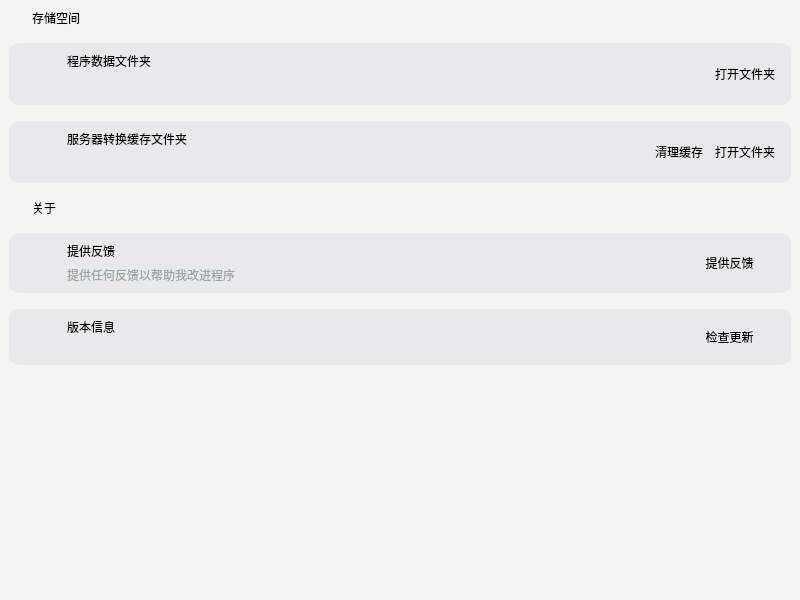
<?xml version="1.0" encoding="UTF-8"?>
<ui version="4.0">
 <class>settingWindow</class>
 <widget class="QWidget" name="settingWindow">
  <property name="geometry">
   <rect>
    <x>0</x>
    <y>0</y>
    <width>800</width>
    <height>600</height>
   </rect>
  </property>
  <property name="windowTitle">
   <string>setting</string>
  </property>
  <layout class="QVBoxLayout" name="verticalLayout_2">
   <property name="spacing">
    <number>0</number>
   </property>
   <property name="leftMargin">
    <number>0</number>
   </property>
   <property name="topMargin">
    <number>0</number>
   </property>
   <property name="rightMargin">
    <number>0</number>
   </property>
   <property name="bottomMargin">
    <number>0</number>
   </property>
   <item>
    <widget class="SmoothScrollArea" name="SmoothScrollArea">
     <property name="styleSheet">
      <string notr="true">border:none;</string>
     </property>
     <property name="verticalScrollBarPolicy">
      <enum>Qt::ScrollBarAsNeeded</enum>
     </property>
     <property name="horizontalScrollBarPolicy">
      <enum>Qt::ScrollBarAsNeeded</enum>
     </property>
     <property name="widgetResizable">
      <bool>true</bool>
     </property>
     <widget class="QWidget" name="scrollAreaWidgetContents">
      <property name="geometry">
       <rect>
        <x>0</x>
        <y>0</y>
        <width>800</width>
        <height>600</height>
       </rect>
      </property>
      <property name="styleSheet">
       <string notr="true">QFrame#mainBody{
	background-color: #f3f3f2
}

</string>
      </property>
      <widget class="QFrame" name="mainBody">
       <property name="geometry">
        <rect>
         <x>0</x>
         <y>0</y>
         <width>800</width>
         <height>600</height>
        </rect>
       </property>
       <property name="styleSheet">
        <string notr="true">QLabel#storageLabel{
	font: 500 12pt &quot;微软雅黑&quot;;
	margin-left: 20px;
}
QLabel#aboutLabel{
	font: 500 12pt &quot;微软雅黑&quot;;
	margin-left: 20px;
}

QFrame#cacheFolderBox{
	border-radius:10px;
	background-color:rgba(107, 121, 142, 20);
}
QFrame#programFolderBox{
	border-radius:10px;
	background-color:rgba(107, 121, 142, 20);
}
QFrame#pushIssuesBox{
	border-radius:10px;
	background-color:rgba(107, 121, 142, 20);
}
QFrame#aboutBox{
	border-radius:10px;
	background-color:rgba(107, 121, 142, 20);
}</string>
       </property>
       <property name="frameShape">
        <enum>QFrame::StyledPanel</enum>
       </property>
       <property name="frameShadow">
        <enum>QFrame::Raised</enum>
       </property>
       <layout class="QVBoxLayout" name="verticalLayout">
        <property name="spacing">
         <number>16</number>
        </property>
        <item>
         <widget class="QLabel" name="storageLabel">
          <property name="minimumSize">
           <size>
            <width>0</width>
            <height>0</height>
           </size>
          </property>
          <property name="maximumSize">
           <size>
            <width>16777215</width>
            <height>16777215</height>
           </size>
          </property>
          <property name="text">
           <string>存储空间</string>
          </property>
         </widget>
        </item>
        <item>
         <widget class="QFrame" name="programFolderBox">
          <property name="minimumSize">
           <size>
            <width>0</width>
            <height>0</height>
           </size>
          </property>
          <property name="maximumSize">
           <size>
            <width>16777215</width>
            <height>16777215</height>
           </size>
          </property>
          <property name="styleSheet">
           <string notr="true">PushButton#openFolderButton{
	font: 10pt &quot;微软雅黑&quot;;
}</string>
          </property>
          <property name="frameShape">
           <enum>QFrame::StyledPanel</enum>
          </property>
          <property name="frameShadow">
           <enum>QFrame::Raised</enum>
          </property>
          <layout class="QHBoxLayout" name="horizontalLayout_2" stretch="0,4,0">
           <property name="spacing">
            <number>0</number>
           </property>
           <property name="leftMargin">
            <number>16</number>
           </property>
           <property name="rightMargin">
            <number>16</number>
           </property>
           <item>
            <widget class="QFrame" name="programFolderInfoBox">
             <property name="minimumSize">
              <size>
               <width>600</width>
               <height>0</height>
              </size>
             </property>
             <property name="maximumSize">
              <size>
               <width>600</width>
               <height>80</height>
              </size>
             </property>
             <property name="styleSheet">
              <string notr="true">QFrame#programFolderInfoBox{
	background-color: transparent;
	background-image: url(:/setting/images/icons/icons8-user-folder-30.png);
	background-repeat: no-repeat;
	background-position: left center;
}
QLabel{
	margin-left:30px;
}
QLabel#programFolderTitle{
	background-color: transparent;
	font: 500 11pt &quot;微软雅黑&quot;;
}
QLabel#programFolderInfo{
	background-color: transparent;
	font: 8pt &quot;微软雅黑&quot;;
	color: #9aa7b1;
}</string>
             </property>
             <property name="frameShape">
              <enum>QFrame::StyledPanel</enum>
             </property>
             <property name="frameShadow">
              <enum>QFrame::Raised</enum>
             </property>
             <layout class="QVBoxLayout" name="verticalLayout_3">
              <property name="spacing">
               <number>12</number>
              </property>
              <property name="topMargin">
               <number>0</number>
              </property>
              <property name="bottomMargin">
               <number>0</number>
              </property>
              <item>
               <widget class="QLabel" name="programFolderTitle">
                <property name="styleSheet">
                 <string notr="true"/>
                </property>
                <property name="text">
                 <string>程序数据文件夹</string>
                </property>
               </widget>
              </item>
              <item>
               <widget class="QLabel" name="programFolderInfo">
                <property name="styleSheet">
                 <string notr="true"/>
                </property>
                <property name="text">
                 <string/>
                </property>
               </widget>
              </item>
             </layout>
            </widget>
           </item>
           <item>
            <spacer name="horizontalSpacer_2">
             <property name="orientation">
              <enum>Qt::Horizontal</enum>
             </property>
             <property name="sizeHint" stdset="0">
              <size>
               <width>40</width>
               <height>20</height>
              </size>
             </property>
            </spacer>
           </item>
           <item>
            <widget class="PushButton" name="openFolderButton">
             <property name="text">
              <string>打开文件夹</string>
             </property>
            </widget>
           </item>
          </layout>
         </widget>
        </item>
        <item>
         <widget class="QFrame" name="cacheFolderBox">
          <property name="minimumSize">
           <size>
            <width>0</width>
            <height>0</height>
           </size>
          </property>
          <property name="maximumSize">
           <size>
            <width>16777215</width>
            <height>16777215</height>
           </size>
          </property>
          <property name="styleSheet">
           <string notr="true"/>
          </property>
          <property name="frameShape">
           <enum>QFrame::StyledPanel</enum>
          </property>
          <property name="frameShadow">
           <enum>QFrame::Raised</enum>
          </property>
          <layout class="QHBoxLayout" name="horizontalLayout">
           <property name="spacing">
            <number>0</number>
           </property>
           <property name="leftMargin">
            <number>16</number>
           </property>
           <property name="rightMargin">
            <number>16</number>
           </property>
           <item>
            <widget class="QFrame" name="cacheFolderInfoBox">
             <property name="minimumSize">
              <size>
               <width>600</width>
               <height>0</height>
              </size>
             </property>
             <property name="maximumSize">
              <size>
               <width>600</width>
               <height>60</height>
              </size>
             </property>
             <property name="styleSheet">
              <string notr="true">QFrame#cacheFolderInfoBox{
	background-color: transparent;
	background-image: url(:/setting/images/icons/icons8-folder-30.png);
	background-repeat: no-repeat;
	background-position: left center;
}
QLabel{
	margin-left:30px;
}
QLabel#cacheFolderTitle{
	background-color: transparent;
	font: 500 11pt &quot;微软雅黑&quot;;
}
QLabel#cacheFolderInfo{
	background-color: transparent;
	font: 8pt &quot;微软雅黑&quot;;
	color: #9aa7b1;
}</string>
             </property>
             <property name="frameShape">
              <enum>QFrame::StyledPanel</enum>
             </property>
             <property name="frameShadow">
              <enum>QFrame::Raised</enum>
             </property>
             <layout class="QVBoxLayout" name="verticalLayout_4">
              <property name="spacing">
               <number>12</number>
              </property>
              <property name="topMargin">
               <number>0</number>
              </property>
              <property name="bottomMargin">
               <number>0</number>
              </property>
              <item>
               <widget class="QLabel" name="cacheFolderTitle">
                <property name="styleSheet">
                 <string notr="true"/>
                </property>
                <property name="text">
                 <string>服务器转换缓存文件夹</string>
                </property>
               </widget>
              </item>
              <item>
               <widget class="QLabel" name="cacheFolderInfo">
                <property name="styleSheet">
                 <string notr="true"/>
                </property>
                <property name="text">
                 <string/>
                </property>
               </widget>
              </item>
             </layout>
            </widget>
           </item>
           <item>
            <spacer name="horizontalSpacer_3">
             <property name="orientation">
              <enum>Qt::Horizontal</enum>
             </property>
             <property name="sizeHint" stdset="0">
              <size>
               <width>40</width>
               <height>20</height>
              </size>
             </property>
            </spacer>
           </item>
           <item>
            <widget class="QFrame" name="cacheFolderButtonBox">
             <property name="styleSheet">
              <string notr="true">QFrame#cacheFolderButtonBox{
	background-color: transparent;
}
PushButton#cleancacheFolderButton{
	font: 10pt &quot;微软雅黑&quot;;
}
PushButton#opencacheFolderButton{
	font: 10pt &quot;微软雅黑&quot;;
}</string>
             </property>
             <property name="frameShape">
              <enum>QFrame::StyledPanel</enum>
             </property>
             <property name="frameShadow">
              <enum>QFrame::Raised</enum>
             </property>
             <layout class="QHBoxLayout" name="horizontalLayout_5" stretch="0,0">
              <property name="spacing">
               <number>12</number>
              </property>
              <property name="leftMargin">
               <number>0</number>
              </property>
              <property name="topMargin">
               <number>0</number>
              </property>
              <property name="rightMargin">
               <number>0</number>
              </property>
              <property name="bottomMargin">
               <number>0</number>
              </property>
              <item>
               <widget class="PushButton" name="cleancacheFolderButton">
                <property name="text">
                 <string>清理缓存</string>
                </property>
               </widget>
              </item>
              <item>
               <widget class="PushButton" name="opencacheFolderButton">
                <property name="text">
                 <string>打开文件夹</string>
                </property>
               </widget>
              </item>
             </layout>
            </widget>
           </item>
          </layout>
         </widget>
        </item>
        <item>
         <widget class="QLabel" name="aboutLabel">
          <property name="minimumSize">
           <size>
            <width>0</width>
            <height>0</height>
           </size>
          </property>
          <property name="maximumSize">
           <size>
            <width>16777215</width>
            <height>16777215</height>
           </size>
          </property>
          <property name="text">
           <string>关于</string>
          </property>
         </widget>
        </item>
        <item>
         <widget class="QFrame" name="pushIssuesBox">
          <property name="sizePolicy">
           <sizepolicy hsizetype="Preferred" vsizetype="Preferred">
            <horstretch>0</horstretch>
            <verstretch>0</verstretch>
           </sizepolicy>
          </property>
          <property name="minimumSize">
           <size>
            <width>0</width>
            <height>0</height>
           </size>
          </property>
          <property name="maximumSize">
           <size>
            <width>16777215</width>
            <height>16777215</height>
           </size>
          </property>
          <property name="styleSheet">
           <string notr="true"/>
          </property>
          <property name="frameShape">
           <enum>QFrame::StyledPanel</enum>
          </property>
          <property name="frameShadow">
           <enum>QFrame::Raised</enum>
          </property>
          <layout class="QHBoxLayout" name="horizontalLayout_3">
           <property name="spacing">
            <number>0</number>
           </property>
           <property name="leftMargin">
            <number>16</number>
           </property>
           <property name="rightMargin">
            <number>16</number>
           </property>
           <item>
            <widget class="QFrame" name="pushIssuesInfoBox">
             <property name="minimumSize">
              <size>
               <width>400</width>
               <height>0</height>
              </size>
             </property>
             <property name="maximumSize">
              <size>
               <width>400</width>
               <height>80</height>
              </size>
             </property>
             <property name="styleSheet">
              <string notr="true">QFrame#pushIssuesInfoBox{
	background-color: transparent;
	background-image: url(:/setting/images/icons/icons8-help-30.png);
	background-repeat: no-repeat;
	background-position: left center;
}
QLabel{
	margin-left:30px;
}
QLabel#pushIssuesTitle{
	background-color: transparent;
	font: 500 11pt &quot;微软雅黑&quot;;
}
QLabel#pushIssuesInfo{
	background-color: transparent;
	font: 8pt &quot;微软雅黑&quot;;
	color: #9aa7b1;
}</string>
             </property>
             <property name="frameShape">
              <enum>QFrame::StyledPanel</enum>
             </property>
             <property name="frameShadow">
              <enum>QFrame::Raised</enum>
             </property>
             <layout class="QVBoxLayout" name="verticalLayout_6">
              <property name="spacing">
               <number>6</number>
              </property>
              <property name="topMargin">
               <number>0</number>
              </property>
              <property name="bottomMargin">
               <number>0</number>
              </property>
              <item>
               <widget class="QLabel" name="pushIssuesTitle">
                <property name="styleSheet">
                 <string notr="true"/>
                </property>
                <property name="text">
                 <string>提供反馈</string>
                </property>
               </widget>
              </item>
              <item>
               <widget class="QLabel" name="pushIssuesInfo">
                <property name="text">
                 <string>提供任何反馈以帮助我改进程序</string>
                </property>
               </widget>
              </item>
             </layout>
            </widget>
           </item>
           <item>
            <spacer name="horizontalSpacer_4">
             <property name="orientation">
              <enum>Qt::Horizontal</enum>
             </property>
             <property name="sizeHint" stdset="0">
              <size>
               <width>40</width>
               <height>20</height>
              </size>
             </property>
            </spacer>
           </item>
           <item>
            <widget class="PushButton" name="pushIssuesButton">
             <property name="minimumSize">
              <size>
               <width>91</width>
               <height>0</height>
              </size>
             </property>
             <property name="text">
              <string>提供反馈</string>
             </property>
            </widget>
           </item>
          </layout>
         </widget>
        </item>
        <item>
         <widget class="QFrame" name="aboutBox">
          <property name="sizePolicy">
           <sizepolicy hsizetype="Preferred" vsizetype="Preferred">
            <horstretch>0</horstretch>
            <verstretch>0</verstretch>
           </sizepolicy>
          </property>
          <property name="minimumSize">
           <size>
            <width>0</width>
            <height>0</height>
           </size>
          </property>
          <property name="maximumSize">
           <size>
            <width>16777215</width>
            <height>16777215</height>
           </size>
          </property>
          <property name="styleSheet">
           <string notr="true"/>
          </property>
          <property name="frameShape">
           <enum>QFrame::StyledPanel</enum>
          </property>
          <property name="frameShadow">
           <enum>QFrame::Raised</enum>
          </property>
          <layout class="QHBoxLayout" name="horizontalLayout_4">
           <property name="spacing">
            <number>0</number>
           </property>
           <property name="leftMargin">
            <number>16</number>
           </property>
           <property name="rightMargin">
            <number>16</number>
           </property>
           <item>
            <widget class="QFrame" name="aboutInfoBox">
             <property name="minimumSize">
              <size>
               <width>400</width>
               <height>0</height>
              </size>
             </property>
             <property name="maximumSize">
              <size>
               <width>400</width>
               <height>80</height>
              </size>
             </property>
             <property name="styleSheet">
              <string notr="true">QFrame#aboutInfoBox{
	background-color: transparent;
	background-image: url(:/setting/images/icons/icons8-update-30.png);
	background-repeat: no-repeat;
	background-position: left center;
}
QLabel{
	margin-left:30px;
}
QLabel#aboutTitle{
	background-color: transparent;
	font: 500 11pt &quot;微软雅黑&quot;;
}
QLabel#aboutInfo{
	background-color: transparent;
	font: 8pt &quot;微软雅黑&quot;;
	color: #9aa7b1;
}</string>
             </property>
             <property name="frameShape">
              <enum>QFrame::StyledPanel</enum>
             </property>
             <property name="frameShadow">
              <enum>QFrame::Raised</enum>
             </property>
             <layout class="QVBoxLayout" name="verticalLayout_7">
              <property name="topMargin">
               <number>0</number>
              </property>
              <property name="bottomMargin">
               <number>0</number>
              </property>
              <item>
               <widget class="QLabel" name="aboutTitle">
                <property name="styleSheet">
                 <string notr="true"/>
                </property>
                <property name="text">
                 <string>版本信息</string>
                </property>
               </widget>
              </item>
              <item>
               <widget class="QLabel" name="aboutInfo">
                <property name="text">
                 <string/>
                </property>
               </widget>
              </item>
             </layout>
            </widget>
           </item>
           <item>
            <spacer name="horizontalSpacer_5">
             <property name="orientation">
              <enum>Qt::Horizontal</enum>
             </property>
             <property name="sizeHint" stdset="0">
              <size>
               <width>40</width>
               <height>20</height>
              </size>
             </property>
            </spacer>
           </item>
           <item>
            <widget class="PushButton" name="checkUpdateButton">
             <property name="minimumSize">
              <size>
               <width>91</width>
               <height>0</height>
              </size>
             </property>
             <property name="text">
              <string>检查更新</string>
             </property>
            </widget>
           </item>
          </layout>
         </widget>
        </item>
        <item>
         <spacer name="verticalSpacer">
          <property name="orientation">
           <enum>Qt::Vertical</enum>
          </property>
          <property name="sizeHint" stdset="0">
           <size>
            <width>20</width>
            <height>40</height>
           </size>
          </property>
         </spacer>
        </item>
       </layout>
      </widget>
     </widget>
    </widget>
   </item>
  </layout>
 </widget>
 <customwidgets>
  <customwidget>
   <class>PushButton</class>
   <extends>QPushButton</extends>
   <header>qfluentwidgets</header>
  </customwidget>
  <customwidget>
   <class>SmoothScrollArea</class>
   <extends>QScrollArea</extends>
   <header>qfluentwidgets</header>
   <container>1</container>
  </customwidget>
 </customwidgets>
 <resources>
  <include location="../KUN.qrc"/>
 </resources>
 <connections/>
</ui>
